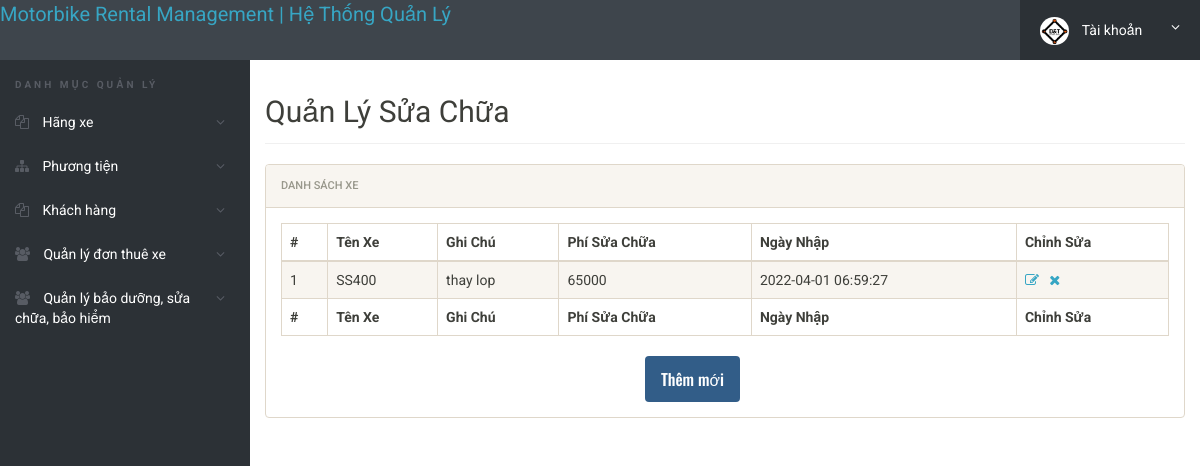
The page /admin/login/manage-repair.php (signed in) on the database its author committed.
### tables this page shows
CREATE TABLE IF NOT EXISTS `suachua` (
  `id` int(30) NOT NULL PRIMARY KEY,
  `idxe` int(30) NOT NULL,
  `GhiChu` longtext NOT NULL,
  `SoTien` int NOT NULL,
  `NgayNhap` datetime NOT NULL DEFAULT current_timestamp(),
  `NgayCapNhat` datetime DEFAULT NULL ON UPDATE current_timestamp()
);

### admin/login/manage-repair.php (the view, shortened to what this page needs)
<?php
include('includes/config.php');
if(strlen($_SESSION['alogin'])==0)
	{
header('location:index.php');
}
else{
 ?>
<!doctype html>
<html lang="en" class="no-js">
<head>
	<link rel="stylesheet" href="css/font-awesome.min.css">
	<link rel="stylesheet" href="css/bootstrap.min.css">
	<link rel="stylesheet" href="css/dataTables.bootstrap.min.css">
	<link rel="stylesheet" href="css/bootstrap-social.css">
	<link rel="stylesheet" href="css/bootstrap-select.css">
	<link rel="stylesheet" href="css/fileinput.min.css">
	<link rel="stylesheet" href="css/awesome-bootstrap-checkbox.css">
	<link rel="stylesheet" href="css/style.css">
</head>
<body>
	<?php include('includes/header.php');?>
	<div class="ts-main-content">
		<?php include('includes/leftbar.php');?>
		<div class="content-wrapper">
			<div class="container-fluid">
				<div class="row">
					<div class="col-md-12">
						<h2 class="page-title">Quản Lý Sửa Chữa</h2>
						<div class="panel panel-default">
							<div class="panel-heading">Danh sách xe</div>
							<div class="panel-body">
								<table id="zctb" class="display table table-striped table-bordered table-hover" cellspacing="0" width="100%">
									<thead>
										<tr>
										<th>#</th>
											<th>Tên Xe</th>
											<th>Ghi Chú </th>
											<th>Phí Sửa Chữa</th>
											<th>Ngày Nhập</th>
											<th>Chỉnh Sửa</th>
										</tr>
									</thead>
									<tfoot>
										<tr>
										<th>#</th>
                                        <th>Tên Xe</th>
											<th>Ghi Chú </th>
											<th>Phí Sửa Chữa</th>
											<th>Ngày Nhập</th>
											<th>Chỉnh Sửa</th>
										</tr>
									</tfoot>
									<tbody>
<?php $sql = "SELECT thongtinxe.TenXe,suachua.*
from suachua
join thongtinxe on suachua.idxe=thongtinxe.id";
$query = $dbh -> prepare($sql);
$query->execute();
$results=$query->fetchAll(PDO::FETCH_OBJ);
$cnt=1;
if($query->rowCount() > 0)
{
foreach($results as $result)
{				?>
										<tr>
											<td><?php echo htmlentities($cnt);?></td>
											<td><?php echo htmlentities($result->TenXe);?></td>
											<td><?php echo htmlentities($result->GhiChu);?></td>
											<td><?php echo htmlentities($result->SoTien);?></td>
											<td><?php echo htmlentities($result->NgayNhap);?></td>
		<td><a href="edit-repair.php?id=<?php echo $result->id;?>"><i class="fa fa-edit"></i></a>&nbsp;&nbsp;
<a href="manage-repair.php?del=<?php echo $result->id;?>" onclick="return confirm('Bạn có muốn xóa hồ sơ xe');"><i class="fa fa-close"></i></a></td>
										</tr>
										<?php $cnt=$cnt+1; }} ?>
									</tbody>
								</table>
                                <div class="col-sm-8 col-sm-offset-2" align="center" style="margin-left:13%;margin-right:auto;display:block;margin-top:0%;margin-bottom:auto;">
													<a href="add-repair.php" class="btn btn-primary" name="submit" type="button" id="submit"style="font-size: medium;">Thêm mới</a>
												</div>
							</div>
						</div>
					</div>
				</div>
			</div>
		</div>
	</div>
</body>
</html>
<?php } ?>

### admin/login/css/style.css (style rules this page uses)
html { font-size: 14px; }
@media only screen and (min-width: 480px) { html { font-size: 17px; } }
@media only screen and (min-width: 768px) { html { font-size: 14px; } }
body { font-size: 1em; }
a { color: #37a6c4; }
.btn { font-family: 'Oswald', sans-serif; }
.panel { overflow: hidden; }
.btn { text-transform: none; }
.page-title { padding-bottom: 15px; margin-bottom: 20px; border-bottom: 1px solid #f0f0f0; }
.ts-main-content .content-wrapper { padding-top: 15px; margin-top: 60px; }
@media only screen and (min-width: 992px) { .ts-main-content .content-wrapper { margin-left: 250px; } }

### rows shown on the page
suachua: thongtinxe.TenXe "SS400", GhiChu "thay lop", SoTien "65000", NgayNhap "2022-04-01 06:59:27"
